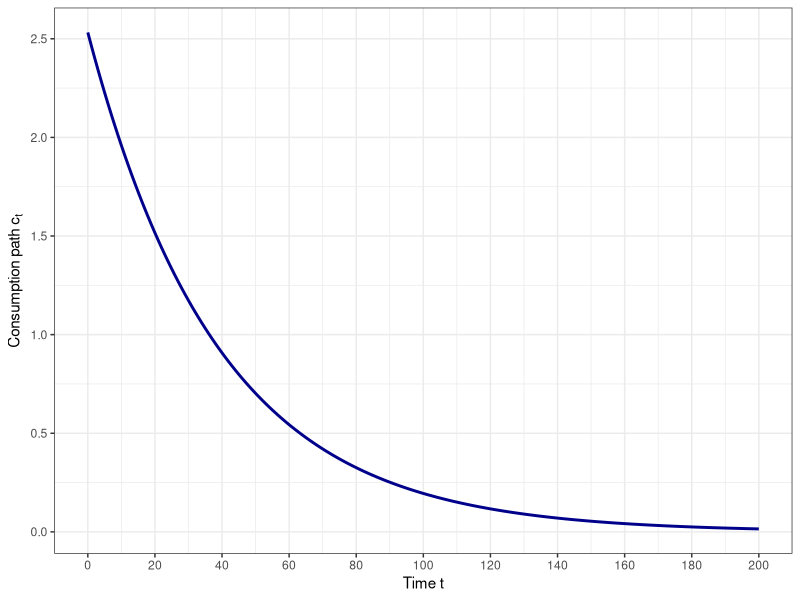
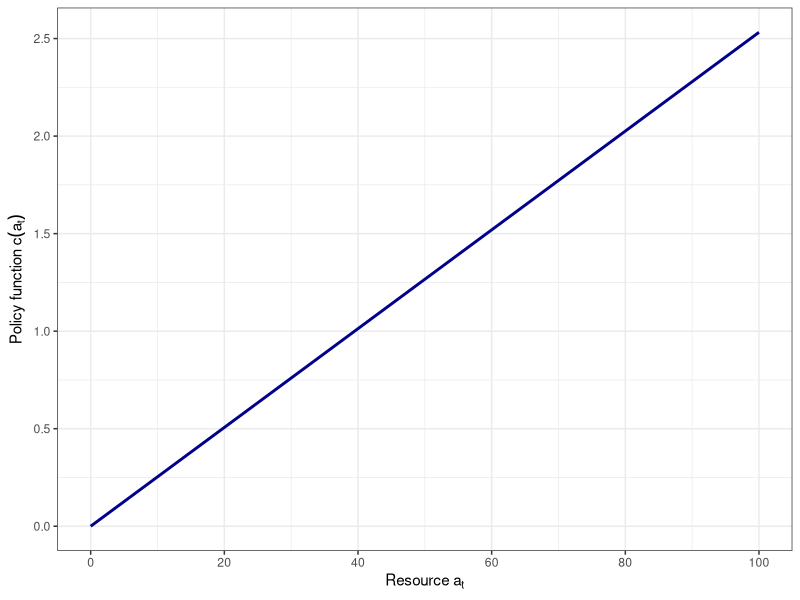
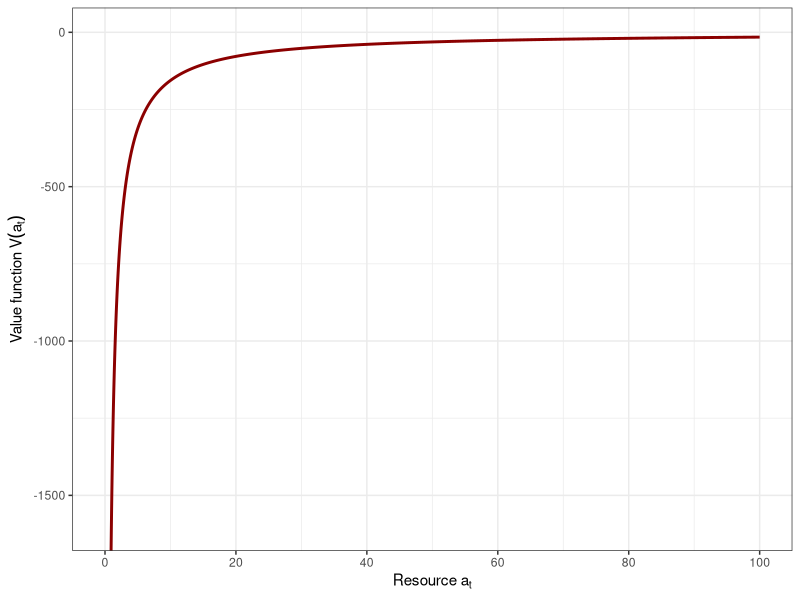
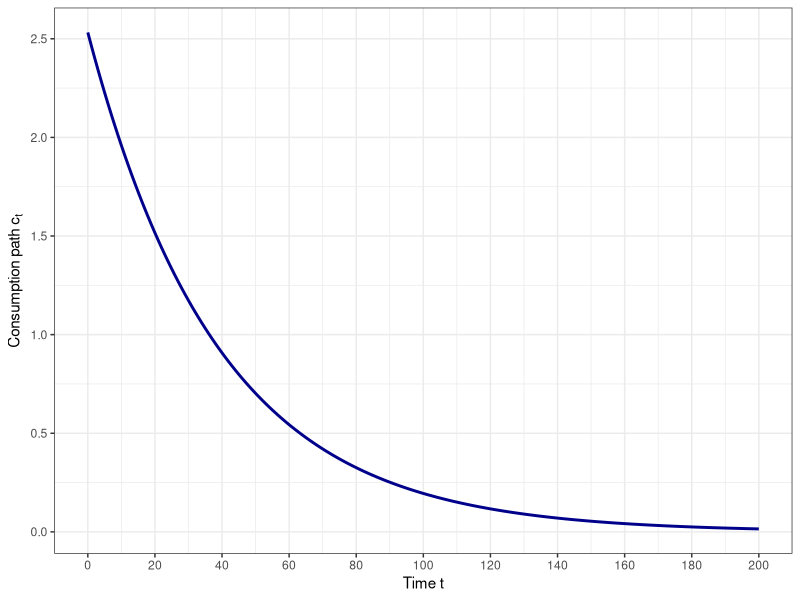
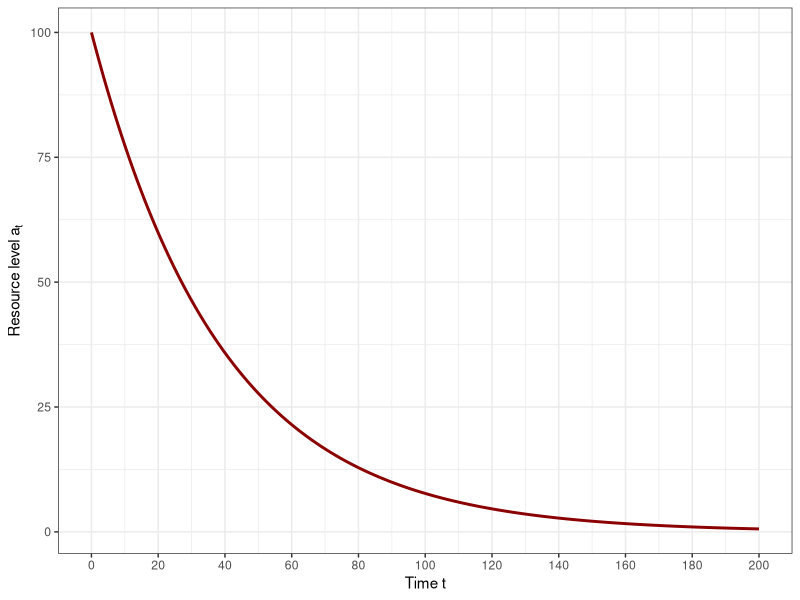

Source code (R) for these figures, in order:
#######################################
### Plotting some graphs in our Dynamic Programming Chapter
#######################################

# Clear the workspace and load libraries
rm(list = ls())
library(reshape2)
library(base)
library(ggplot2)
library(grid)
library(stringr)
library(tidyverse)

# should graphs be exported to pdf
export_pdf = FALSE


########### 
# Parameterize the problem
########### 

# curvature of utility function
gamma = 0.5

# time discount factor
beta = 0.95

# initial quantity of the resource
a0 = 100



########### 
# Time path for the all-in-one solution
########### 

# simulate path for 200 periods
t = c(0:200)

# generate data frame for plotting
dat <- data.frame(
  t = t,
  c = beta^(t*gamma)*(1-beta^gamma)*a0
)

# now generate time path plot
myplot <- ggplot(data=dat) + 
  geom_line(aes(x=t, y=c), color="darkblue", size=1) +
  scale_x_continuous(breaks=seq(0, 200, 20)) +
  labs(x = expression(paste("Time ", t)),
       y = expression(paste("Consumption path ", c[t]))) +
  theme_bw()

# print plot
print(myplot)

# save plot to pdf file (if needed)
if(export_pdf) {
  aspect_ratio <- 4/3;
  height <- 3.5;
  ggsave("fig7.pdf", width = height*aspect_ratio, height = height)
}
  

########### 
# Now plot the policy and function
########### 

# generate discrete set for potential resources
a = seq(0, a0, 0.01)

# generate data frame for plotting
dat <- data.frame(
  a = a,
  c = a*(1-beta^gamma),
  V = (1-beta^gamma)^(-1/gamma)*a^(1-1/gamma)/(1-1/gamma)
)

# plot for the policy function
myplot <- ggplot(data=dat) + 
  geom_line(aes(x=a, y=c), color="darkblue", size=1) +
  scale_x_continuous(breaks=seq(0, a0, 20)) +
  labs(x = expression(paste("Resource ", a[t])),
       y = expression(paste("Policy function ", c(a[t])))) +
  theme_bw()

# print plot
print(myplot)

# save plot to pdf file (if needed)
if(export_pdf) {
  aspect_ratio <- 4/3;
  height <- 3.5;
  ggsave("fig9.pdf", width = height*aspect_ratio, height = height)
}


# plot for the value function
myplot <- ggplot(data=dat) + 
  geom_line(aes(x=a, y=V), color="darkred", size=1) +
  coord_cartesian(ylim=c(-1600, 0)) + 
  scale_x_continuous(breaks=seq(0, a0, 20)) +
  labs(x = expression(paste("Resource ", a[t])),
       y = expression(paste("Value function ", V(a[t])))) +
  theme_bw()

# print plot
print(myplot)

# save plot to pdf file (if needed)
if(export_pdf) {
  aspect_ratio <- 4/3;
  height <- 3.5;
  ggsave("fig10.pdf", width = height*aspect_ratio, height = height)
}




########### 
# Calculates the optimal policy at state a
#     a     : the point in the state space where we are at
#     gamma : curvature of utility function
#     beta  : time discount factor
###########
policy <- function(a, gamma, beta) {
  
  # calculate the optimal policy
  c = (1-beta^gamma)*a
  
  # return the value
  return(c)
}

########### 
# Use the policy function to simulate the system forward
###########

# number of periods to simulate
T = 200

# start with the initial value of the resource
a_t = a0

# calculate the policy at this point
c_t = policy(a_t[1], gamma, beta)

# now simulate forward until date T
for(t in 2:(T+1)) {
  a_t[t] = a_t[t-1] - c_t[t-1]
  c_t[t] = policy(a_t[t], gamma, beta)
}

# the time periods
t = c(0:200)

# generate data frame for plotting
dat <- data.frame(
  t = t,
  c = c_t,
  a = a_t
)

# now generate time path plot of consumption
myplot <- ggplot(data=dat) + 
  geom_line(aes(x=t, y=c), color="darkblue", size=1) +
  scale_x_continuous(breaks=seq(0, 200, 20)) +
  labs(x = expression(paste("Time ", t)),
       y = expression(paste("Consumption path ", c[t]))) +
  theme_bw()

print(myplot)

# save plot to pdf file (if needed)
if(export_pdf) {
  aspect_ratio <- 4/3;
  height <- 3.5;
  ggsave("fig11.pdf", width = height*aspect_ratio, height = height)
}


# now generate time path plot of the resource
myplot <- ggplot(data=dat) + 
  geom_line(aes(x=t, y=a), color="darkred", size=1) +
  scale_x_continuous(breaks=seq(0, 200, 20)) +
  labs(x = expression(paste("Time ", t)),
       y = expression(paste("Resource level ", a[t]))) +
  theme_bw()

print(myplot)

# save plot to pdf file (if needed)
if(export_pdf) {
  aspect_ratio <- 4/3;
  height <- 3.5;
  ggsave("fig12.pdf", width = height*aspect_ratio, height = height)
}
